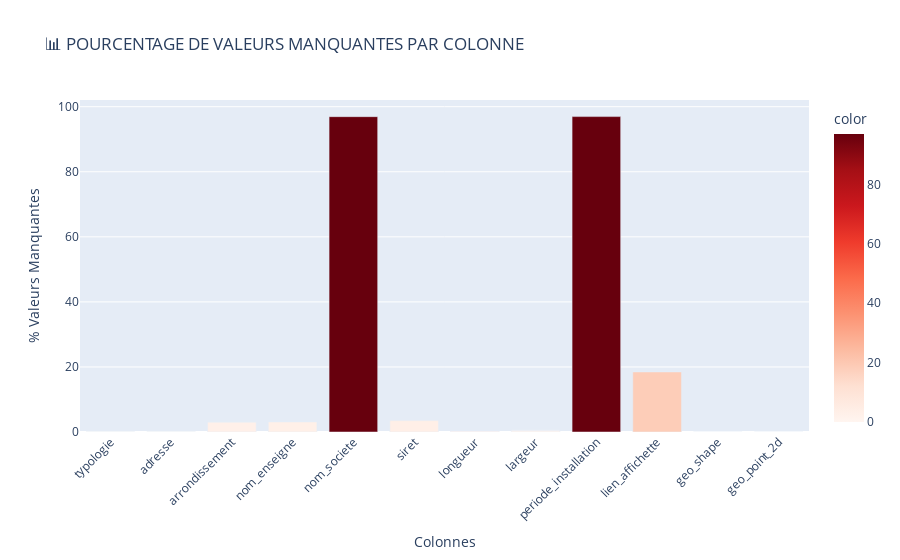

The notebook cell saved with this chart:
### Markdown cell above
**QUALITÉ DES DONNÉES BRUTES**

### Code cell
print("\n🔍 ANALYSE DE LA QUALITÉ (BRUTES) :")

# Valeurs manquantes
missing_raw = df_raw.isnull().sum()
print("📊 VALEURS MANQUANTES PAR COLONNE :")
for col in df_raw.columns:
    if missing_raw[col] > 0:
        print(f"   ⚠️  {col:30} : {missing_raw[col]:6,} manquantes ({missing_raw[col]/len(df_raw)*100:5.1f}%)")

print(f"\n📈 STATISTIQUES DE QUALITÉ :")
print(f"   • Taux de complétude global : {(1 - missing_raw.sum() / (len(df_raw) * len(df_raw.columns))) * 100:.1f}%")
print(f"   • Colonnes sans données manquantes : {sum(missing_raw == 0)}/{len(df_raw.columns)}")
print(f"   • Colonnes avec +20% de données manquantes : {sum(missing_percent > 20)}")



# Graphique des valeurs manquantes
fig = px.bar(x=missing_data.index, y=missing_percent, 
             title='📊 POURCENTAGE DE VALEURS MANQUANTES PAR COLONNE',
             labels={'x': 'Colonnes', 'y': '% Valeurs Manquantes'},
             color=missing_percent,
             color_continuous_scale='reds')

fig.update_layout(xaxis_tickangle=-45, showlegend=False)
fig.show()

# Métriques de qualité
completeness = (1 - df_raw.isnull().sum().sum() / (len(df_raw) * len(df_raw.columns))) * 100

### Figure 1 — Plotly figure (JSON) as saved in the notebook; plotly's stock layout.template omitted (floating-point values rounded to 4 significant figures)
{"data": [{"hovertemplate": "Colonnes=%{x}<br>% Valeurs Manquantes=%{y}<br>color=%{marker.color}<extra></extra>", "legendgroup": "", "marker": {"color": [0.04, 0.04, 3.0, 3.1, 96.94, 3.5, 0.32, 0.48, 96.96, 18.46, 0.0, 0.0], "coloraxis": "coloraxis", "pattern": {"shape": ""}}, "name": "", "orientation": "v", "showlegend": false, "textposition": "auto", "type": "bar", "x": ["typologie", "adresse", "arrondissement", "nom_enseigne", "nom_societe", "siret", "longueur", "largeur", "periode_installation", "lien_affichette", "geo_shape", "geo_point_2d"], "xaxis": "x", "y": [0.04, 0.04, 3.0, 3.1, 96.94, 3.5, 0.32, 0.48, 96.96, 18.46, 0.0, 0.0], "yaxis": "y"}], "layout": {"barmode": "relative", "coloraxis": {"colorbar": {"title": {"text": "color"}}, "colorscale": [[0, "rgb(255,245,240)"], [0.125, "rgb(254,224,210)"], [0.25, "rgb(252,187,161)"], [0.375, "rgb(252,146,114)"], [0.5, "rgb(251,106,74)"], [0.625, "rgb(239,59,44)"], [0.75, "rgb(203,24,29)"], [0.875, "rgb(165,15,21)"], [1, "rgb(103,0,13)"]]}, "legend": {"tracegroupgap": 0}, "showlegend": false, "title": {"text": "📊 POURCENTAGE DE VALEURS MANQUANTES PAR COLONNE"}, "xaxis": {"anchor": "y", "domain": [0, 1], "tickangle": -45, "title": {"text": "Colonnes"}}, "yaxis": {"anchor": "x", "domain": [0, 1], "title": {"text": "% Valeurs Manquantes"}}}}
